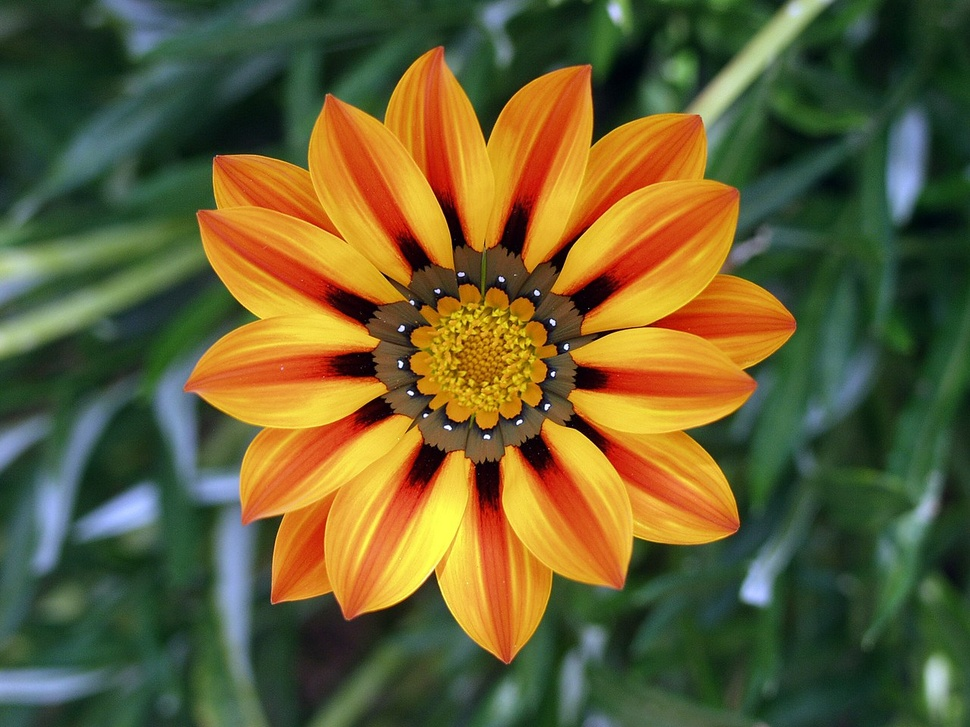
#> input picture img.jpg, 970 x 727 px, shrunk from 1280 x 960 before the run
$ python image_compression_using_pca.py
#> lines starting #> are read from the running program, lines starting #| are printed output that depends on the picture
# -*- coding: utf-8 -*-
"""Image compression using PCA.ipynb

Automatically generated by Colaboratory.

Original file is located at
    https://colab.research.google.com/drive/1TivxqiMHkd2wzQbNErWzELzqwublF3Xs
"""

from google.colab import files
from IPython.display import Image
upload = files.upload()
#> the answer given: img.jpg

import cv2
import numpy as np
import matplotlib.pyplot as plt
from sklearn.decomposition import PCA

img = cv2.cvtColor(cv2.imread('img.jpg'), cv2.COLOR_BGR2RGB)
plt.imshow(img)
#> (this line was passed over: IPython is not available in this run)
plt.show()

img.shape

blue,green,red = cv2.split(img)
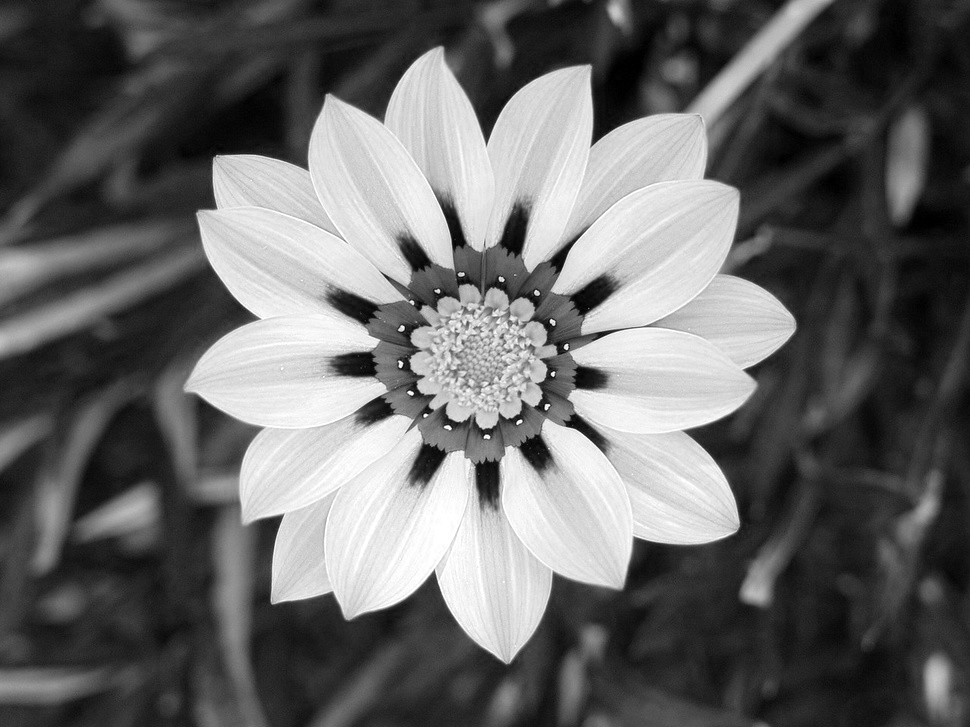
#> blue: shape (727, 970); min 0, max 255, mean 102.7
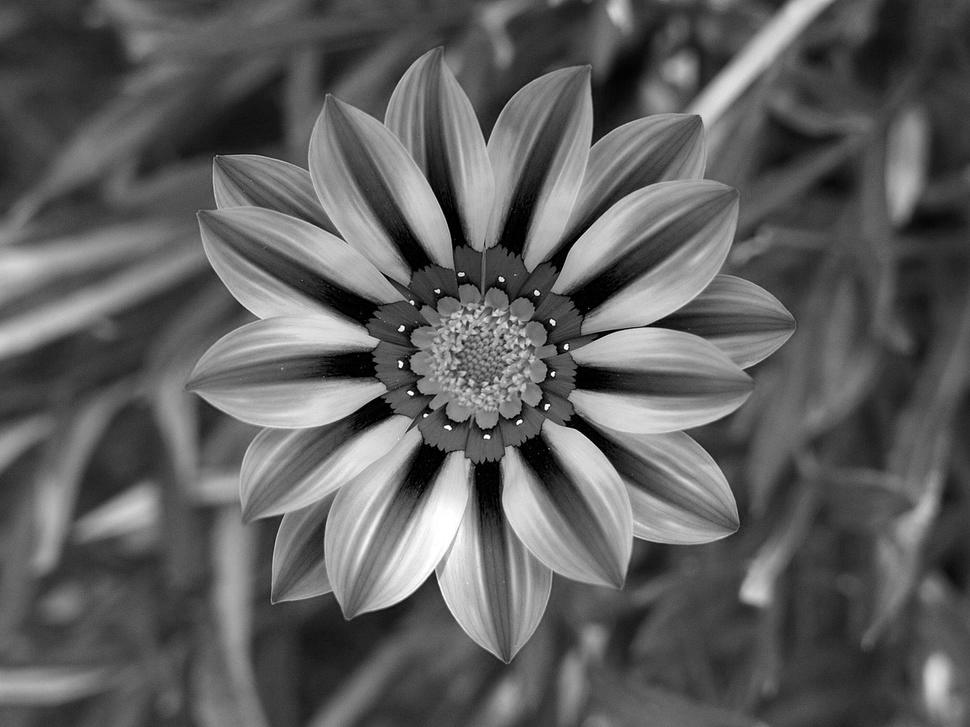
#> green: shape (727, 970); min 0, max 255, mean 94.9
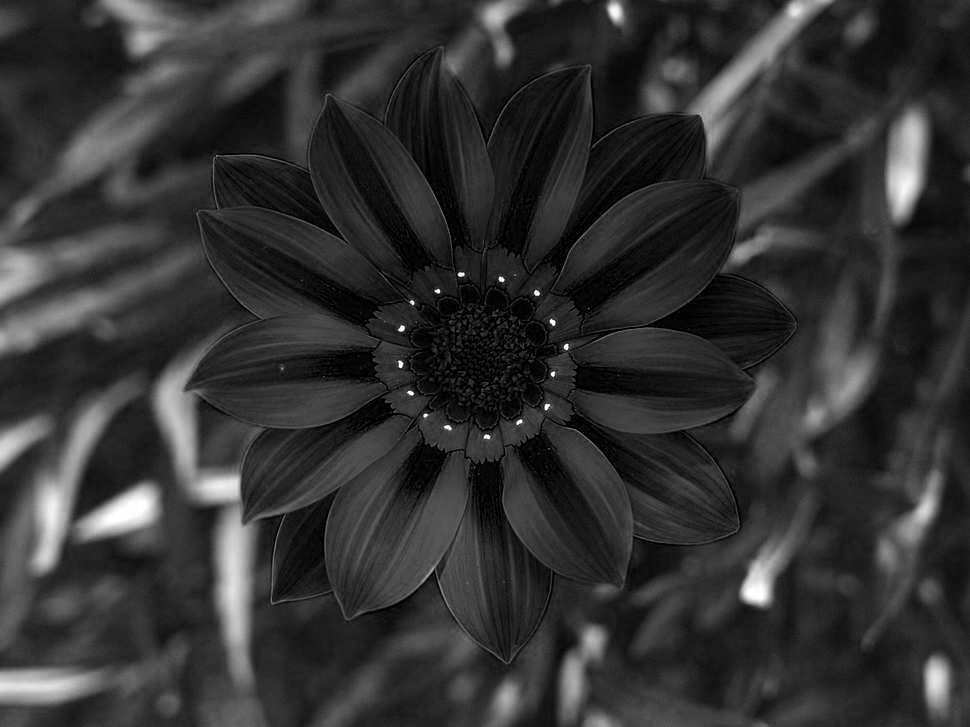
#> red: shape (727, 970); min 0, max 255, mean 50.9
#> (the run stopped early here; a loop or call above may not have finished)
